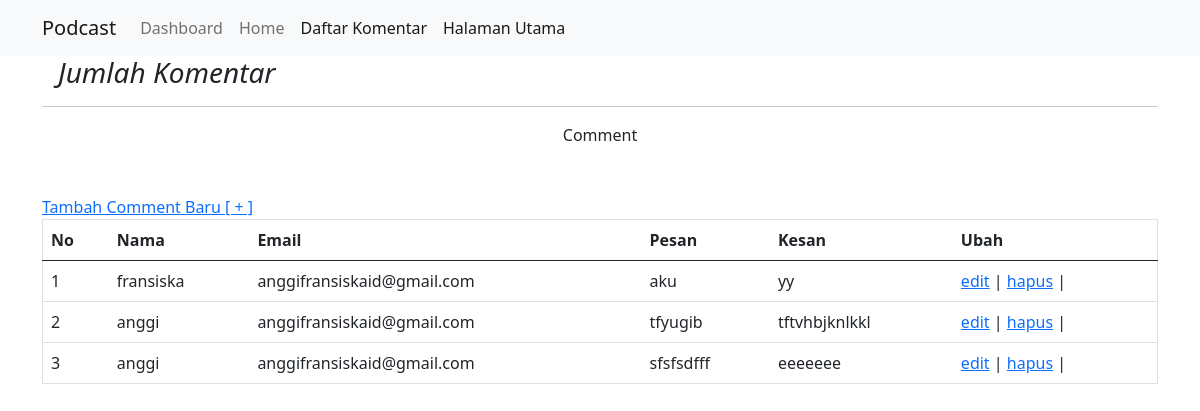
Screenshot of /admin2.php with the database file from the repository.
### tables this page shows
CREATE TABLE `comment` (
  `id` int(11) NOT NULL,
  `nama` varchar(50) NOT NULL,
  `email` varchar(50) NOT NULL,
  `pesan` text NOT NULL,
  `kesan` text NOT NULL
);

### admin2.php (the view, shortened to what this page needs)
<?php
include('koneksi.php');
?>
<!DOCTYPE html>
<html lang="en">
<head>
 <link rel="stylesheet" href="bootstrap/css/bootstrap.min.css">
</head>
<body>
<nav class="navbar navbar-expand-lg navbar-light bg-light">
  <div class="container">
    <a class="navbar-brand" href="#">Podcast</a>
    <div class="collapse navbar-collapse" id="navbarScroll">
      <ul class="navbar-nav me-auto my-2 my-lg-0 navbar-nav-scroll" style="--bs-scroll-height: 100px;">
        <li class="nav-item">
          <a class="nav-link " aria-current="page" href="admin.php">Dashboard</a>
        </li>
         <li class="nav-item">
          <a class="nav-link " aria-current="page" href="">Home</a>
        </li>
       <li class="nav-item">
          <a class="nav-link active" href="admin2.php">Daftar Komentar</a>
        </li>
        <li class="nav-item">
          <a class="nav-link active" href="index.php">Halaman Utama</a>
        </li>
    </div>
  </div>
</nav>
<div class="container">
      <h3>
        <i class="fas fa-tachometer-alt m-3">Jumlah Komentar</i>
      </h3><hr>
    <center>Comment</center>
    <div class="row justify-content-center mt-5">
    <nav>
    <a href="form.php">Tambah Comment Baru [ + ]</a>
    </nav>
    <br>
    <div class="table-responsive">
        <table id="table-datables" class="table" border="1">
            <thead class="thead-dark">
                <tr>
                    <th>No</th>
                    <th>Nama</th>
                    <th>Email</th>
                    <th>Pesan</th>
                    <th>Kesan</th>
                    <th>Ubah</th>
                </tr>
            </thead>
            <tbody>
            <?php
            $sql= "SELECT * FROM comment";
            $query= mysqli_query($db, $sql);
            $no=1;
            while($komen= mysqli_fetch_array($query)){
                echo "<tr>";
                echo "<td>".$no++. "</td>";
                echo "<td>".$komen['nama']."</td>";
                echo "<td>".$komen['email']."</td>";
                echo "<td>".$komen['pesan']."</td>";
                echo "<td>".$komen['kesan']."</td>";
                echo "<td>";
                echo "<a href='form-edit.php?id=".$komen['id']."'>edit</a> | ";
                echo "<a href='hapus.php?id=".$komen['id']."'>hapus</a> | ";
                echo "</td>";
                echo "</tr>";
            }
            ?>
            </tbody>
        </table>
</div>
</body>
</html>

### rows the page displays
comment: nama "fransiska", email "anggifransiskaid@gmail.com", pesan "aku", kesan "yy"
comment: nama "anggi", email "anggifransiskaid@gmail.com", pesan "tfyugib", kesan "tftvhbjknlkkl"
comment: nama "anggi", email "anggifransiskaid@gmail.com", pesan "sfsfsdfff", kesan "eeeeeee"
